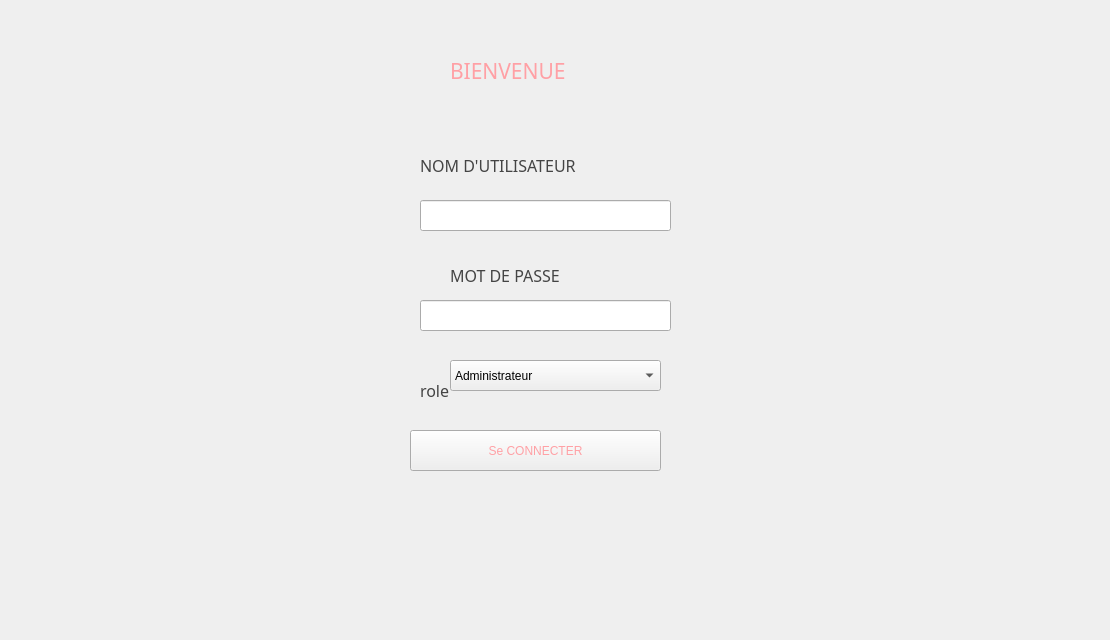
    <widget class="QWidget" name="page">
     <widget class="QLabel" name="label_LoginPass">
      <property name="geometry">
       <rect>
        <x>20</x>
        <y>0</y>
        <width>1081</width>
        <height>631</height>
       </rect>
      </property>
      <property name="styleSheet">
       <string notr="true">background-image: url(:/ressource/1.jpg);</string>
      </property>
      <property name="text">
       <string/>
      </property>
      <property name="pixmap">
       <pixmap resource="src.qrc">:/ressource/1.jpg</pixmap>
      </property>
      <property name="scaledContents">
       <bool>true</bool>
      </property>
     </widget>
     <widget class="QLabel" name="label_LoginTitre">
      <property name="geometry">
       <rect>
        <x>450</x>
        <y>50</y>
        <width>211</width>
        <height>41</height>
       </rect>
      </property>
      <property name="font">
       <font>
        <family>Snap ITC</family>
        <pointsize>16</pointsize>
        <weight>50</weight>
        <italic>false</italic>
        <bold>false</bold>
        <kerning>true</kerning>
       </font>
      </property>
      <property name="styleSheet">
       <string notr="true">
color: rgb(255, 160, 165);
font: 16pt &quot;Snap ITC&quot;;</string>
      </property>
      <property name="text">
       <string>BIENVENUE</string>
      </property>
     </widget>
     <widget class="QLineEdit" name="login_pass">
      <property name="geometry">
       <rect>
        <x>420</x>
        <y>300</y>
        <width>251</width>
        <height>31</height>
       </rect>
      </property>
      <property name="autoFillBackground">
       <bool>false</bool>
      </property>
      <property name="styleSheet">
       <string notr="true">font: 12pt &quot;Snap ITC&quot;;

color: rgb(0, 0, 0);</string>
      </property>
     </widget>
     <widget class="QLineEdit" name="login_name">
      <property name="geometry">
       <rect>
        <x>420</x>
        <y>200</y>
        <width>251</width>
        <height>31</height>
       </rect>
      </property>
      <property name="autoFillBackground">
       <bool>false</bool>
      </property>
      <property name="styleSheet">
       <string notr="true">font: 12pt &quot;Snap ITC&quot;;

color: rgb(0, 0, 0);</string>
      </property>
     </widget>
     <widget class="QPushButton" name="btn_login">
      <property name="geometry">
       <rect>
        <x>410</x>
        <y>430</y>
        <width>251</width>
        <height>41</height>
       </rect>
      </property>
      <property name="autoFillBackground">
       <bool>false</bool>
      </property>
      <property name="styleSheet">
       <string notr="true">
color: rgb(255, 160, 165);
font: 14pt &quot;Snap ITC&quot;;</string>
      </property>
      <property name="text">
       <string>Se CONNECTER</string>
      </property>
      <property name="autoDefault">
       <bool>false</bool>
      </property>
      <property name="default">
       <bool>false</bool>
      </property>
      <property name="flat">
       <bool>false</bool>
      </property>
     </widget>
     <widget class="QLabel" name="label_loginNom">
      <property name="geometry">
       <rect>
        <x>420</x>
        <y>150</y>
        <width>261</width>
        <height>31</height>
       </rect>
      </property>
      <property name="font">
       <font>
        <family>Snap ITC</family>
        <pointsize>12</pointsize>
        <weight>50</weight>
        <italic>false</italic>
        <bold>false</bold>
        <kerning>true</kerning>
       </font>
      </property>
      <property name="styleSheet">
       <string notr="true">font: 12pt &quot;Snap ITC&quot;;

color: rgb(68, 68, 68);</string>
      </property>
      <property name="text">
       <string>NOM D'UTILISATEUR</string>
      </property>
     </widget>
     <widget class="QLabel" name="label_4">
      <property name="geometry">
       <rect>
        <x>450</x>
        <y>260</y>
        <width>191</width>
        <height>31</height>
       </rect>
      </property>
      <property name="font">
       <font>
        <family>Snap ITC</family>
        <pointsize>12</pointsize>
        <weight>50</weight>
        <italic>false</italic>
        <bold>false</bold>
        <kerning>true</kerning>
       </font>
      </property>
      <property name="styleSheet">
       <string notr="true">font: 12pt &quot;Snap ITC&quot;;

color: rgb(68, 68, 68);</string>
      </property>
      <property name="text">
       <string>MOT DE PASSE</string>
      </property>
     </widget>
     <widget class="QLabel" name="label_login_role">
      <property name="geometry">
       <rect>
        <x>420</x>
        <y>370</y>
        <width>51</width>
        <height>41</height>
       </rect>
      </property>
      <property name="font">
       <font>
        <family>Snap ITC</family>
        <pointsize>12</pointsize>
        <weight>50</weight>
        <italic>false</italic>
        <bold>false</bold>
        <kerning>true</kerning>
       </font>
      </property>
      <property name="styleSheet">
       <string notr="true">font: 12pt &quot;Snap ITC&quot;;

color: rgb(68, 68, 68);
</string>
      </property>
      <property name="text">
       <string>role</string>
      </property>
     </widget>
     <widget class="QComboBox" name="login_role">
      <property name="geometry">
       <rect>
        <x>450</x>
        <y>360</y>
        <width>211</width>
        <height>31</height>
       </rect>
      </property>
      <property name="styleSheet">
       <string notr="true">font: 12pt &quot;Snap ITC&quot;;

color: rgb(0, 0, 0);</string>
      </property>
      <item>
       <property name="text">
        <string>Administrateur</string>
       </property>
      </item>
      <item>
       <property name="text">
        <string>Employée</string>
       </property>
      </item>
     </widget>
    </widget>
